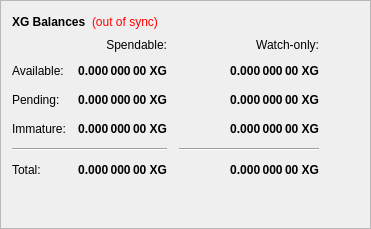
        <widget class="QFrame" name="frame">
         <property name="frameShape">
          <enum>QFrame::StyledPanel</enum>
         </property>
         <property name="frameShadow">
          <enum>QFrame::Raised</enum>
         </property>
         <layout class="QVBoxLayout" name="verticalLayout_4">
          <item>
           <layout class="QHBoxLayout" name="horizontalLayout_4">
            <item>
             <widget class="QLabel" name="label_5">
              <property name="font">
               <font>
                <weight>75</weight>
                <bold>true</bold>
               </font>
              </property>
              <property name="text">
               <string>XG Balances</string>
              </property>
             </widget>
            </item>
            <item>
             <widget class="QLabel" name="labelWalletStatus">
              <property name="cursor">
               <cursorShape>WhatsThisCursor</cursorShape>
              </property>
              <property name="toolTip">
               <string>The displayed information may be out of date. Your wallet automatically synchronizes with the Giga network after a connection is established, but this process has not completed yet.</string>
              </property>
              <property name="styleSheet">
               <string notr="true">QLabel { color: red; }</string>
              </property>
              <property name="text">
               <string notr="true">(out of sync)</string>
              </property>
              <property name="alignment">
               <set>Qt::AlignLeading|Qt::AlignLeft|Qt::AlignVCenter</set>
              </property>
             </widget>
            </item>
            <item>
             <spacer name="horizontalSpacer_3">
              <property name="orientation">
               <enum>Qt::Horizontal</enum>
              </property>
              <property name="sizeHint" stdset="0">
               <size>
                <width>40</width>
                <height>20</height>
               </size>
              </property>
             </spacer>
            </item>
           </layout>
          </item>
          <item>
           <layout class="QGridLayout" name="gridLayout">
            <property name="spacing">
             <number>12</number>
            </property>
            <item row="2" column="2">
             <widget class="QLabel" name="labelWatchPending">
              <property name="font">
               <font>
                <weight>75</weight>
                <bold>true</bold>
               </font>
              </property>
              <property name="cursor">
               <cursorShape>IBeamCursor</cursorShape>
              </property>
              <property name="toolTip">
               <string>Unconfirmed transactions to watch-only addresses</string>
              </property>
              <property name="text">
               <string notr="true">0.000 000 00 XG</string>
              </property>
              <property name="alignment">
               <set>Qt::AlignRight|Qt::AlignTrailing|Qt::AlignVCenter</set>
              </property>
              <property name="textInteractionFlags">
               <set>Qt::LinksAccessibleByMouse|Qt::TextSelectableByKeyboard|Qt::TextSelectableByMouse</set>
              </property>
             </widget>
            </item>
            <item row="2" column="1">
             <widget class="QLabel" name="labelUnconfirmed">
              <property name="font">
               <font>
                <weight>75</weight>
                <bold>true</bold>
               </font>
              </property>
              <property name="cursor">
               <cursorShape>IBeamCursor</cursorShape>
              </property>
              <property name="toolTip">
               <string>Total of transactions that have yet to be confirmed, and do not yet count toward the spendable balance</string>
              </property>
              <property name="text">
               <string notr="true">0.000 000 00 XG</string>
              </property>
              <property name="alignment">
               <set>Qt::AlignRight|Qt::AlignTrailing|Qt::AlignVCenter</set>
              </property>
              <property name="textInteractionFlags">
               <set>Qt::LinksAccessibleByMouse|Qt::TextSelectableByKeyboard|Qt::TextSelectableByMouse</set>
              </property>
             </widget>
            </item>
            <item row="3" column="2">
             <widget class="QLabel" name="labelWatchImmature">
              <property name="font">
               <font>
                <weight>75</weight>
                <bold>true</bold>
               </font>
              </property>
              <property name="cursor">
               <cursorShape>IBeamCursor</cursorShape>
              </property>
              <property name="toolTip">
               <string>Staked or masternode rewards in watch-only addresses that has not yet matured</string>
              </property>
              <property name="text">
               <string notr="true">0.000 000 00 XG</string>
              </property>
              <property name="alignment">
               <set>Qt::AlignRight|Qt::AlignTrailing|Qt::AlignVCenter</set>
              </property>
              <property name="textInteractionFlags">
               <set>Qt::LinksAccessibleByMouse|Qt::TextSelectableByKeyboard|Qt::TextSelectableByMouse</set>
              </property>
             </widget>
            </item>
            <item row="4" column="0" colspan="2">
             <widget class="Line" name="lineSpendableBalance">
              <property name="orientation">
               <enum>Qt::Horizontal</enum>
              </property>
             </widget>
            </item>
            <item row="4" column="2">
             <widget class="Line" name="lineWatchBalance">
              <property name="sizePolicy">
               <sizepolicy hsizetype="Preferred" vsizetype="Fixed">
                <horstretch>0</horstretch>
                <verstretch>0</verstretch>
               </sizepolicy>
              </property>
              <property name="minimumSize">
               <size>
                <width>140</width>
                <height>0</height>
               </size>
              </property>
              <property name="orientation">
               <enum>Qt::Horizontal</enum>
              </property>
             </widget>
            </item>
            <item row="5" column="0">
             <widget class="QLabel" name="labelTotalText">
              <property name="text">
               <string>Total:</string>
              </property>
             </widget>
            </item>
            <item row="3" column="1">
             <widget class="QLabel" name="labelImmature">
              <property name="font">
               <font>
                <weight>75</weight>
                <bold>true</bold>
               </font>
              </property>
              <property name="cursor">
               <cursorShape>IBeamCursor</cursorShape>
              </property>
              <property name="toolTip">
               <string>Staked or masternode rewards that has not yet matured</string>
              </property>
              <property name="text">
               <string notr="true">0.000 000 00 XG</string>
              </property>
              <property name="alignment">
               <set>Qt::AlignRight|Qt::AlignTrailing|Qt::AlignVCenter</set>
              </property>
              <property name="textInteractionFlags">
               <set>Qt::LinksAccessibleByMouse|Qt::TextSelectableByKeyboard|Qt::TextSelectableByMouse</set>
              </property>
             </widget>
            </item>
            <item row="2" column="3">
             <spacer name="horizontalSpacer_2">
              <property name="orientation">
               <enum>Qt::Horizontal</enum>
              </property>
              <property name="sizeHint" stdset="0">
               <size>
                <width>40</width>
                <height>20</height>
               </size>
              </property>
             </spacer>
            </item>
            <item row="3" column="0">
             <widget class="QLabel" name="labelImmatureText">
              <property name="text">
               <string>Immature:</string>
              </property>
             </widget>
            </item>
            <item row="5" column="1">
             <widget class="QLabel" name="labelTotal">
              <property name="font">
               <font>
                <weight>75</weight>
                <bold>true</bold>
               </font>
              </property>
              <property name="cursor">
               <cursorShape>IBeamCursor</cursorShape>
              </property>
              <property name="toolTip">
               <string>Your current total balance</string>
              </property>
              <property name="text">
               <string notr="true">0.000 000 00 XG</string>
              </property>
              <property name="alignment">
               <set>Qt::AlignRight|Qt::AlignTrailing|Qt::AlignVCenter</set>
              </property>
              <property name="textInteractionFlags">
               <set>Qt::LinksAccessibleByMouse|Qt::TextSelectableByKeyboard|Qt::TextSelectableByMouse</set>
              </property>
             </widget>
            </item>
            <item row="5" column="2">
             <widget class="QLabel" name="labelWatchTotal">
              <property name="font">
               <font>
                <weight>75</weight>
                <bold>true</bold>
               </font>
              </property>
              <property name="cursor">
               <cursorShape>IBeamCursor</cursorShape>
              </property>
              <property name="toolTip">
               <string>Current total balance in watch-only addresses</string>
              </property>
              <property name="text">
               <string notr="true">0.000 000 00 XG</string>
              </property>
              <property name="alignment">
               <set>Qt::AlignRight|Qt::AlignTrailing|Qt::AlignVCenter</set>
              </property>
              <property name="textInteractionFlags">
               <set>Qt::LinksAccessibleByMouse|Qt::TextSelectableByKeyboard|Qt::TextSelectableByMouse</set>
              </property>
             </widget>
            </item>
            <item row="0" column="2">
             <widget class="QLabel" name="labelWatchonly">
              <property name="text">
               <string>Watch-only:</string>
              </property>
              <property name="alignment">
               <set>Qt::AlignRight|Qt::AlignTrailing|Qt::AlignVCenter</set>
              </property>
             </widget>
            </item>
            <item row="1" column="0">
             <widget class="QLabel" name="labelBalanceText">
              <property name="text">
               <string>Available:</string>
              </property>
             </widget>
            </item>
            <item row="1" column="1">
             <widget class="QLabel" name="labelBalance">
              <property name="font">
               <font>
                <weight>75</weight>
                <bold>true</bold>
               </font>
              </property>
              <property name="cursor">
               <cursorShape>IBeamCursor</cursorShape>
              </property>
              <property name="toolTip">
               <string>Your current spendable balance</string>
              </property>
              <property name="text">
               <string notr="true">0.000 000 00 XG</string>
              </property>
              <property name="alignment">
               <set>Qt::AlignRight|Qt::AlignTrailing|Qt::AlignVCenter</set>
              </property>
              <property name="textInteractionFlags">
               <set>Qt::LinksAccessibleByMouse|Qt::TextSelectableByKeyboard|Qt::TextSelectableByMouse</set>
              </property>
             </widget>
            </item>
            <item row="1" column="2">
             <widget class="QLabel" name="labelWatchAvailable">
              <property name="font">
               <font>
                <weight>75</weight>
                <bold>true</bold>
               </font>
              </property>
              <property name="cursor">
               <cursorShape>IBeamCursor</cursorShape>
              </property>
              <property name="toolTip">
               <string>Your current balance in watch-only addresses</string>
              </property>
              <property name="text">
               <string notr="true">0.000 000 00 XG</string>
              </property>
              <property name="alignment">
               <set>Qt::AlignRight|Qt::AlignTrailing|Qt::AlignVCenter</set>
              </property>
              <property name="textInteractionFlags">
               <set>Qt::LinksAccessibleByMouse|Qt::TextSelectableByKeyboard|Qt::TextSelectableByMouse</set>
              </property>
             </widget>
            </item>
            <item row="2" column="0">
             <widget class="QLabel" name="labelPendingText">
              <property name="text">
               <string>Pending:</string>
              </property>
             </widget>
            </item>
            <item row="0" column="1">
             <widget class="QLabel" name="labelSpendable">
              <property name="text">
               <string>Spendable:</string>
              </property>
              <property name="alignment">
               <set>Qt::AlignRight|Qt::AlignTrailing|Qt::AlignVCenter</set>
              </property>
             </widget>
            </item>
           </layout>
          </item>
          <item>
           <spacer name="verticalSpacer_4">
            <property name="orientation">
             <enum>Qt::Vertical</enum>
            </property>
            <property name="sizeHint" stdset="0">
             <size>
              <width>20</width>
              <height>40</height>
             </size>
            </property>
           </spacer>
          </item>
         </layout>
        </widget>
